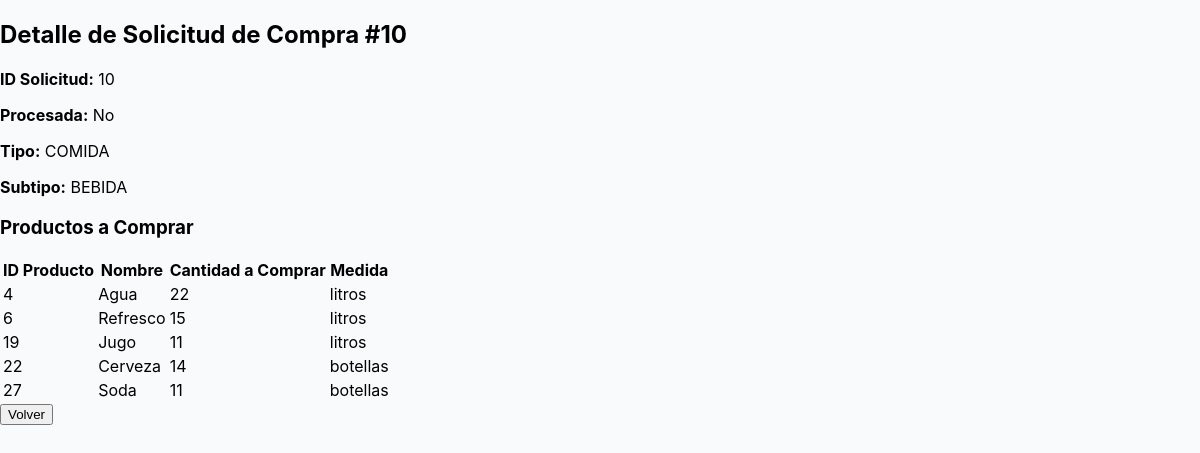
The app's page /solicitudes/10/ with its own data.
### compras/models.py (models this page shows)
class SolicitudSubtipo(models.Model):
    id = models.AutoField(primary_key=True)
    tipo = models.CharField(max_length=50)
    subtipo = models.CharField(max_length=50)
    procesada = models.BooleanField(default=False)

class SolicitudSubtipoItem(models.Model):
    id = models.AutoField(primary_key=True)
    solicitud = models.ForeignKey(SolicitudSubtipo, related_name='items', on_delete=models.CASCADE)
    producto_id = models.IntegerField()
    nombre = models.CharField(max_length=200)
    cantidad_a_comprar = models.IntegerField(validators=[MaxValueValidator(10000)])
    medida = models.CharField(max_length=20)
    tipo = models.CharField(max_length=50)
    subtipo = models.CharField(max_length=50)

### compras/views.py (the view)
# urls.py: path('solicitudes/<int:solicitud_id>/', detalle_solicitud_view, name='detalle_solicitud'),
def detalle_solicitud_view(request, solicitud_id):
    solicitud = get_object_or_404(SolicitudSubtipo, id=solicitud_id)
    return render(request, 'detalle_solicitud.html', {
        'solicitud': solicitud,
        'tipo': solicitud.tipo,
        'subtipo': solicitud.subtipo,
        'items': solicitud.items.all()
    })

### compras/templates/detalle_solicitud.html (shortened to what this page needs)
{% load static %}
<!DOCTYPE html>
<html lang="es">
<head>
    <link rel="stylesheet" href="{% static 'styles/styles_compras.css' %}">
</head>
<body>
    <h2>Detalle de Solicitud de Compra #{{ solicitud.id }}</h2>
    <p><strong>ID Solicitud:</strong> {{ solicitud.id }}</p>
    <p><strong>Procesada:</strong> {% if solicitud.procesada %}Sí{% else %}No{% endif %}</p>
    <p><strong>Tipo:</strong> {{ tipo }}</p>
    <p><strong>Subtipo:</strong> {{ subtipo }}</p>
    <h3>Productos a Comprar</h3>
    <table>
        <thead>
            <tr>
                <th>ID Producto</th>
                <th>Nombre</th>
                <th>Cantidad a Comprar</th>
                <th>Medida</th>
            </tr>
        </thead>
        <tbody>
        {% for item in items %}
            <tr>
                <td>{{ item.producto_id }}</td>
                <td>{{ item.nombre }}</td>
                <td>{{ item.cantidad_a_comprar }}</td>
                <td>{{ item.medida }}</td>
            </tr>
        {% empty %}
            <tr><td colspan="4">No hay productos</td></tr>
        {% endfor %}
        </tbody>
    </table>
    <a href="{% url 'lista_solicitudes' %}"><button>Volver</button></a>
</body>
</html>

### compras/static/styles/styles_compras.css (style rules this page uses)
body { font-family: 'Inter', 'Segoe UI', Tahoma, Geneva, Verdana, sans-serif; margin: 0; padding: 0; background: #f8fafc; min-height: 100vh; }

### records on screen
SolicitudSubtipo: id "10", tipo "COMIDA", subtipo "BEBIDA"
SolicitudSubtipoItem: producto_id "4", nombre "Agua", cantidad_a_comprar "22", medida "litros"
SolicitudSubtipoItem: producto_id "6", nombre "Refresco", cantidad_a_comprar "15", medida "litros"
SolicitudSubtipoItem: producto_id "19", nombre "Jugo", cantidad_a_comprar "11", medida "litros"
SolicitudSubtipoItem: producto_id "22", nombre "Cerveza", cantidad_a_comprar "14", medida "botellas"
SolicitudSubtipoItem: producto_id "27", nombre "Soda", cantidad_a_comprar "11", medida "botellas"
